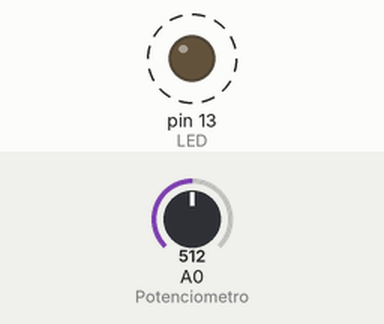
Recording of a sketch running on a simulated Arduino Uno, built with avr-gcc and run on an emulated ATmega328P. On the bench: output pins drawn as LEDs (lit = HIGH). Dashed ring = blinking. Inputs (shaded band) come from the test bench; at power-on: A0 (Potenciometro) = 512.

Above: at 1.8 s.
1.9 s: A0 (Potenciometro) set to 0
At 3.0 s:
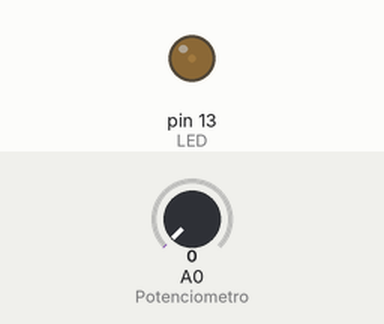
3.6 s: A0 (Potenciometro) set to 122
At 3.9 s:
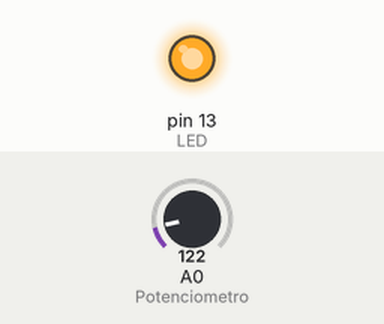
Timing chart, 0 to 13.1 s (numbered marks = the images above; inputs shaded):
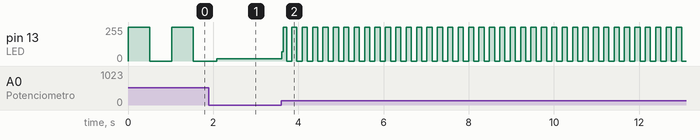

The sketch:

Circuito_02.ino
```cpp
/*
  CIRCUITO 02 - Implementando resistencias variables.
  Para armar este circuito necesitaras:
  -1 Tarjeta Arduino
  -1 Breadboard
  -1 cable USB
  -6 cable de prototipados
  -1 LED
  -1 resistencia de 330 Ohms
  -1 Potenciometro de 1K Ohms
*/
//En la variable llamada "Potenciometro" se guarda el numero de pin
//donde se conecta el potenciometro, asi no hay que recordar el numero
//asignado y en caso de cambiarlo se cambia en un solo lugar
int Potenciometro  = 0; //El potenciometro va al pin analogo 0

//Usamos la misma tecnica para guardar el numero de pin donde va el LED
int LED = 13; //Se conecta el LED en el pin 13

void setup() {
  pinMode(LED, OUTPUT); //El pin del LED es una salida
  //NOTA: Los pines analogicos no se inicializan.
}

void loop() {
  //Esta otra variable guarda el valor leido del potenciometro
  int ValorPotenciometro;

  //Se lee el valor del potenciometro desde el pin analogico. El dato
  //solo puede estar entre 0 y 1023
  ValorPotenciometro = analogRead(Potenciometro);

  digitalWrite(LED, HIGH);     //Enciende el LED
  delay(ValorPotenciometro);   //Pausa segun potenciometro

  digitalWrite(LED, LOW);      //Apaga el LED
  delay(ValorPotenciometro);   //Pausa segun potenciometro
}
/*
   Código realizado por Joksan Alvarado en colaboración con
   Karla Hernandez para el proyecto de educación en tecnologias
   Microcode impartido desde el LabCT, en El Salvador.

   Este material se encuentra bajo licencia Creative Commons 4.0
   CC-BY-SA y GNU General public license 3.0
*/
```

Measured:
- after the input at 3.6 s, pin 13 (LED): 16/255 → 68/255 at once, then moves between 0/255 and 255/255, repeating every 0.24 s
- by itself, pin 13 (LED): alternates 255/255 for 0.51 s and 0/255 for 0.51 s
